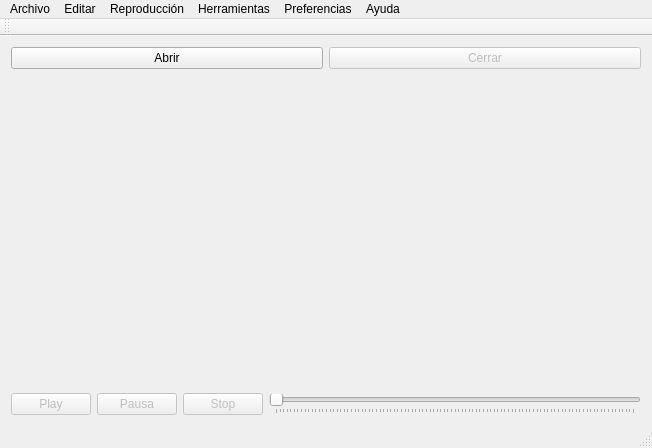
<?xml version="1.0" encoding="UTF-8"?>
<ui version="4.0">
 <class>MoviePlayer</class>
 <widget class="QMainWindow" name="MoviePlayer">
  <property name="geometry">
   <rect>
    <x>0</x>
    <y>0</y>
    <width>652</width>
    <height>448</height>
   </rect>
  </property>
  <property name="windowTitle">
   <string>Movie Player</string>
  </property>
  <widget class="QWidget" name="centralWidget">
   <layout class="QVBoxLayout" name="verticalLayout">
    <item>
     <layout class="QVBoxLayout" name="verticalLayoutPrincipal">
      <property name="spacing">
       <number>6</number>
      </property>
      <item>
       <layout class="QHBoxLayout" name="horizontalLayoutSuperior">
        <property name="sizeConstraint">
         <enum>QLayout::SetMinimumSize</enum>
        </property>
        <item>
         <widget class="QPushButton" name="buttonAbrir">
          <property name="text">
           <string>Abrir</string>
          </property>
         </widget>
        </item>
        <item>
         <widget class="QPushButton" name="buttonCerrar">
          <property name="enabled">
           <bool>false</bool>
          </property>
          <property name="text">
           <string>Cerrar</string>
          </property>
         </widget>
        </item>
       </layout>
      </item>
      <item>
       <widget class="QLabel" name="labelMovie">
        <property name="sizePolicy">
         <sizepolicy hsizetype="Ignored" vsizetype="Ignored">
          <horstretch>0</horstretch>
          <verstretch>0</verstretch>
         </sizepolicy>
        </property>
        <property name="autoFillBackground">
         <bool>true</bool>
        </property>
        <property name="text">
         <string/>
        </property>
        <property name="scaledContents">
         <bool>false</bool>
        </property>
        <property name="alignment">
         <set>Qt::AlignCenter</set>
        </property>
       </widget>
      </item>
      <item>
       <layout class="QHBoxLayout" name="horizontalLayoutInferior">
        <item>
         <widget class="QPushButton" name="buttonPlay">
          <property name="enabled">
           <bool>false</bool>
          </property>
          <property name="sizePolicy">
           <sizepolicy hsizetype="Maximum" vsizetype="Fixed">
            <horstretch>0</horstretch>
            <verstretch>0</verstretch>
           </sizepolicy>
          </property>
          <property name="text">
           <string>Play</string>
          </property>
         </widget>
        </item>
        <item>
         <widget class="QPushButton" name="buttonPausa">
          <property name="enabled">
           <bool>false</bool>
          </property>
          <property name="sizePolicy">
           <sizepolicy hsizetype="Maximum" vsizetype="Fixed">
            <horstretch>0</horstretch>
            <verstretch>0</verstretch>
           </sizepolicy>
          </property>
          <property name="text">
           <string>Pausa</string>
          </property>
         </widget>
        </item>
        <item>
         <widget class="QPushButton" name="buttonStop">
          <property name="enabled">
           <bool>false</bool>
          </property>
          <property name="sizePolicy">
           <sizepolicy hsizetype="Maximum" vsizetype="Fixed">
            <horstretch>0</horstretch>
            <verstretch>0</verstretch>
           </sizepolicy>
          </property>
          <property name="text">
           <string>Stop</string>
          </property>
         </widget>
        </item>
        <item>
         <widget class="Slider" name="slider">
          <property name="maximum">
           <number>100</number>
          </property>
          <property name="pageStep">
           <number>1</number>
          </property>
          <property name="orientation">
           <enum>Qt::Horizontal</enum>
          </property>
          <property name="tickPosition">
           <enum>QSlider::TicksBelow</enum>
          </property>
         </widget>
        </item>
       </layout>
      </item>
     </layout>
    </item>
   </layout>
  </widget>
  <widget class="QMenuBar" name="menuBar">
   <property name="geometry">
    <rect>
     <x>0</x>
     <y>0</y>
     <width>652</width>
     <height>22</height>
    </rect>
   </property>
   <widget class="QMenu" name="menuArchivo">
    <property name="title">
     <string>Archivo</string>
    </property>
    <addaction name="actionAbrir"/>
    <addaction name="actionAbrirRecientes"/>
    <addaction name="separator"/>
    <addaction name="actionGuardarComo"/>
    <addaction name="separator"/>
    <addaction name="actionCerrar"/>
    <addaction name="actionSalir"/>
   </widget>
   <widget class="QMenu" name="menuEditar">
    <property name="title">
     <string>Editar</string>
    </property>
    <addaction name="actionAbrirCon"/>
    <addaction name="separator"/>
    <addaction name="actionAbrirDirectorio"/>
    <addaction name="actionAbrirTerminal"/>
    <addaction name="separator"/>
    <addaction name="actionRenombrar"/>
    <addaction name="actionEliminar"/>
   </widget>
   <widget class="QMenu" name="menuReproduccion">
    <property name="title">
     <string>Reproducción</string>
    </property>
    <addaction name="actionReproducir"/>
    <addaction name="actionPausar"/>
    <addaction name="actionDetener"/>
   </widget>
   <widget class="QMenu" name="menuHerramientas">
    <property name="title">
     <string>Herramientas</string>
    </property>
    <addaction name="actionAjustarVentana"/>
   </widget>
   <widget class="QMenu" name="menuPreferencias">
    <property name="title">
     <string>Preferencias</string>
    </property>
    <addaction name="actionPantallaCompleta"/>
   </widget>
   <widget class="QMenu" name="menuAyuda">
    <property name="title">
     <string>Ayuda</string>
    </property>
    <addaction name="actionAyuda"/>
    <addaction name="separator"/>
    <addaction name="actionAcercaDe"/>
    <addaction name="actionAcercaDeQt"/>
   </widget>
   <addaction name="menuArchivo"/>
   <addaction name="menuEditar"/>
   <addaction name="menuReproduccion"/>
   <addaction name="menuHerramientas"/>
   <addaction name="menuPreferencias"/>
   <addaction name="menuAyuda"/>
  </widget>
  <widget class="QToolBar" name="mainToolBar">
   <attribute name="toolBarArea">
    <enum>TopToolBarArea</enum>
   </attribute>
   <attribute name="toolBarBreak">
    <bool>false</bool>
   </attribute>
  </widget>
  <widget class="QStatusBar" name="statusBar"/>
  <action name="actionAbrir">
   <property name="text">
    <string>Abrir</string>
   </property>
   <property name="shortcut">
    <string>Ctrl+O</string>
   </property>
  </action>
  <action name="actionAbrirRecientes">
   <property name="enabled">
    <bool>false</bool>
   </property>
   <property name="text">
    <string>Abrir recientes</string>
   </property>
  </action>
  <action name="actionGuardarComo">
   <property name="enabled">
    <bool>false</bool>
   </property>
   <property name="text">
    <string>Guardar como</string>
   </property>
   <property name="shortcut">
    <string>Ctrl+S</string>
   </property>
  </action>
  <action name="actionCerrar">
   <property name="enabled">
    <bool>false</bool>
   </property>
   <property name="text">
    <string>Cerrar</string>
   </property>
   <property name="shortcut">
    <string>Ctrl+W</string>
   </property>
  </action>
  <action name="actionSalir">
   <property name="text">
    <string>Salir</string>
   </property>
   <property name="shortcut">
    <string>Ctrl+Q</string>
   </property>
  </action>
  <action name="actionAbrirCon">
   <property name="enabled">
    <bool>false</bool>
   </property>
   <property name="text">
    <string>Abrir con...</string>
   </property>
  </action>
  <action name="actionAbrirDirectorio">
   <property name="enabled">
    <bool>false</bool>
   </property>
   <property name="text">
    <string>Abrir directorio</string>
   </property>
   <property name="shortcut">
    <string>Ctrl+D</string>
   </property>
  </action>
  <action name="actionAbrirTerminal">
   <property name="enabled">
    <bool>false</bool>
   </property>
   <property name="text">
    <string>Abrir terminal</string>
   </property>
   <property name="shortcut">
    <string>Ctrl+T</string>
   </property>
  </action>
  <action name="actionRenombrar">
   <property name="enabled">
    <bool>false</bool>
   </property>
   <property name="text">
    <string>Renombrar</string>
   </property>
   <property name="shortcut">
    <string>Ctrl+R</string>
   </property>
  </action>
  <action name="actionEliminar">
   <property name="enabled">
    <bool>false</bool>
   </property>
   <property name="text">
    <string>Eliminar</string>
   </property>
   <property name="shortcut">
    <string>Del</string>
   </property>
  </action>
  <action name="actionAyuda">
   <property name="text">
    <string>Ayuda</string>
   </property>
   <property name="shortcut">
    <string>F1</string>
   </property>
  </action>
  <action name="actionAcercaDe">
   <property name="text">
    <string>Acerca de</string>
   </property>
   <property name="shortcut">
    <string>F2</string>
   </property>
  </action>
  <action name="actionAcercaDeQt">
   <property name="text">
    <string>Acerca de Qt</string>
   </property>
   <property name="shortcut">
    <string>F3</string>
   </property>
  </action>
  <action name="actionReproducir">
   <property name="text">
    <string>Reproducir</string>
   </property>
  </action>
  <action name="actionPausar">
   <property name="text">
    <string>Pausar</string>
   </property>
  </action>
  <action name="actionDetener">
   <property name="text">
    <string>Detener</string>
   </property>
  </action>
  <action name="actionPantallaCompleta">
   <property name="checkable">
    <bool>true</bool>
   </property>
   <property name="text">
    <string>Pantalla completa</string>
   </property>
   <property name="shortcut">
    <string>F11</string>
   </property>
  </action>
  <action name="actionAjustarVentana">
   <property name="checkable">
    <bool>true</bool>
   </property>
   <property name="enabled">
    <bool>false</bool>
   </property>
   <property name="text">
    <string>Ajustar a ventana</string>
   </property>
   <property name="shortcut">
    <string>Ctrl+=</string>
   </property>
  </action>
 </widget>
 <layoutdefault spacing="6" margin="11"/>
 <customwidgets>
  <customwidget>
   <class>Slider</class>
   <extends>QSlider</extends>
   <header>slider.hpp</header>
  </customwidget>
 </customwidgets>
 <resources/>
 <connections/>
</ui>
